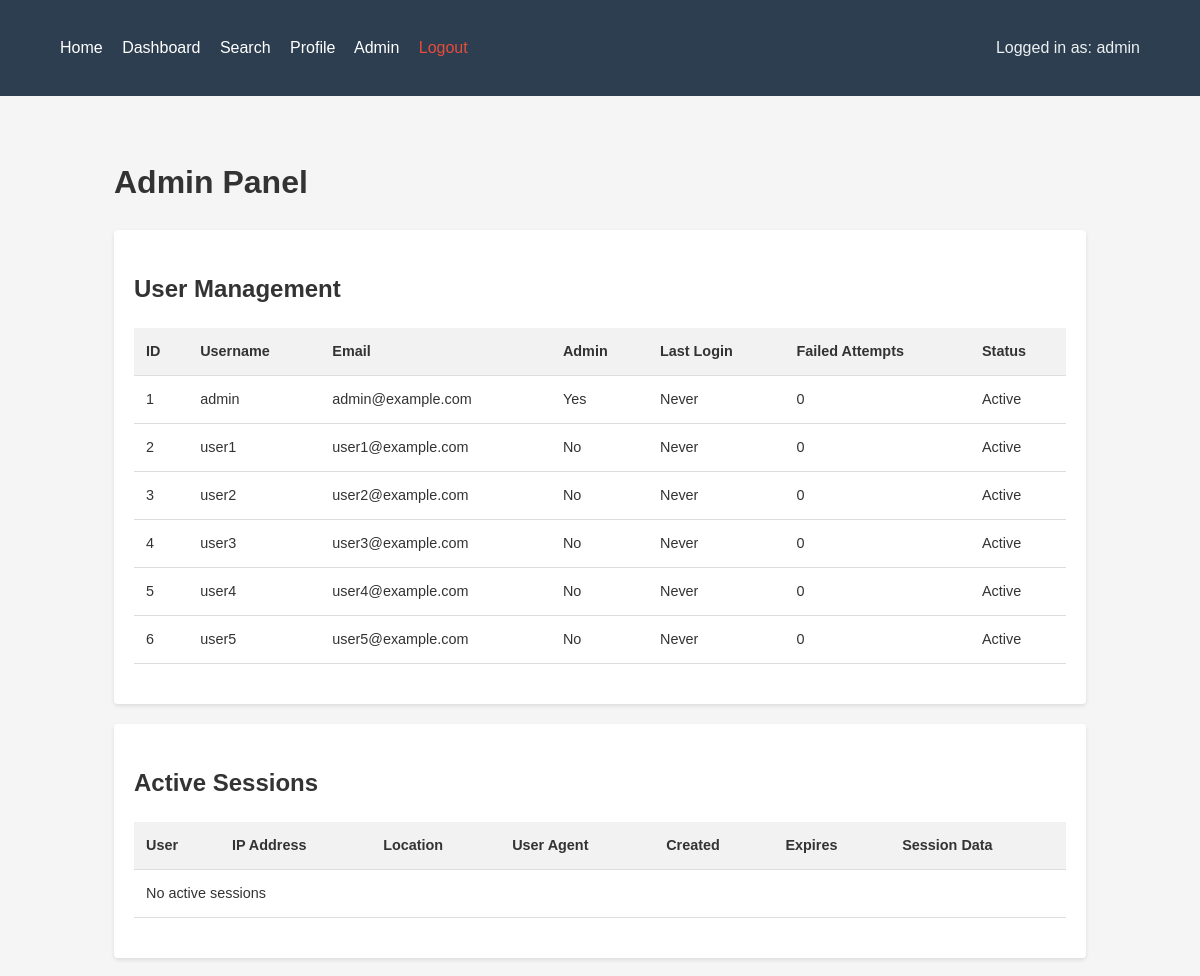
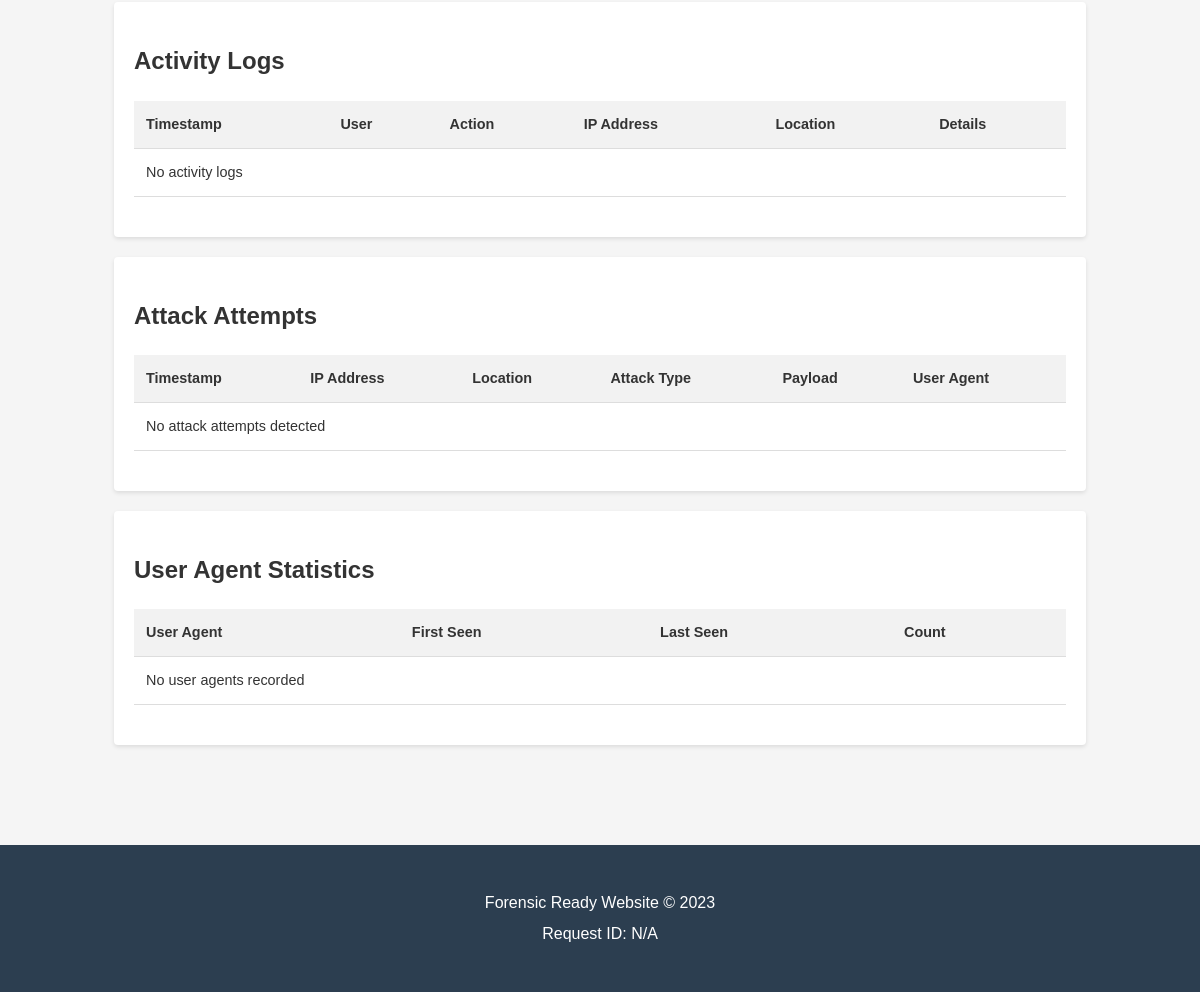
The page /admin (signed in) on the database its author committed (2 pictures, top to bottom).
### tables this page shows
CREATE TABLE users (
            id INTEGER PRIMARY KEY AUTOINCREMENT,
            username TEXT UNIQUE NOT NULL,
            password TEXT NOT NULL,
            email TEXT,
            is_admin INTEGER DEFAULT 0,
            last_login DATETIME,
            failed_attempts INTEGER DEFAULT 0,
            account_locked INTEGER DEFAULT 0,
            login_history TEXT DEFAULT '[]',
            bio TEXT DEFAULT ''
        );

### app.py (the view)
@app.route('/admin')
def admin():
    if 'username' not in session:
        abort(403)
    try:
        db = get_db()
        user = db.execute('SELECT is_admin FROM users WHERE id = ?', (session['user_id'],)).fetchone()
        if not user or not user['is_admin']:
            db.close()
            abort(403)
        users = db.execute('SELECT * FROM users').fetchall()
        sessions = db.execute('''
            SELECT us.*, u.username, u.is_admin
            FROM user_sessions us
            JOIN users u ON us.user_id = u.id
            WHERE us.expires_at > datetime('now')
        ''').fetchall()
        logs = db.execute('''
            SELECT al.*, u.username
            FROM activity_logs al
            LEFT JOIN users u ON al.user_id = u.id
            ORDER BY al.timestamp DESC LIMIT 100
        ''').fetchall()
        attacks = db.execute('SELECT * FROM attack_attempts ORDER BY timestamp DESC LIMIT 100').fetchall()
        user_agents = db.execute('''
            SELECT user_agent, MIN(timestamp) as first_seen,
                   MAX(timestamp) as last_seen, COUNT(*) as count
            FROM activity_logs
            GROUP BY user_agent
            ORDER BY count DESC
        ''').fetchall()
        db.close()
        return render_template(
            'admin.html',
            users=users,
            sessions=sessions,
            logs=logs,
            attacks=attacks,
            user_agents=user_agents
        )
    except Exception as e:
        app.logger.error(f"Admin panel error: {str(e)}")
        abort(500)

### app.py (called while the page is built)
def get_db():
    db = sqlite3.connect(app.config['DATABASE'])
    db.row_factory = sqlite3.Row
    return db

@app.before_request
def before_request():
    for key, value in request.values.items():
        if any(sql_keyword in str(value).lower() for sql_keyword in ['select', 'union', 'insert', 'delete', 'drop', '--']):
            log_attack_attempt(request.remote_addr, 'SQL Injection', value)
    if any(xss_keyword in str(request.values) for xss_keyword in ['<script>', 'javascript:', 'onerror=', 'onload=']):
        log_attack_attempt(request.remote_addr, 'XSS Attempt', str(request.values))
    try:
        db = get_db()
        db.execute('''
            DELETE FROM user_sessions
            WHERE expires_at < datetime('now')
        ''')
        db.commit()
        db.close()
    except Exception as e:
        app.logger.error(f"Error cleaning sessions: {str(e)}")

@app.after_request
def apply_security_headers(response):
    response.headers['X-Content-Type-Options'] = 'nosniff'
    response.headers['X-Frame-Options'] = 'SAMEORIGIN'
    response.headers['X-XSS-Protection'] = '1; mode=block'
    if not app.debug:
        response.headers['Strict-Transport-Security'] = 'max-age=31536000; includeSubDomains'
    response.headers['Content-Security-Policy'] = (
        "default-src 'self'; "
        "script-src 'self' 'unsafe-inline'; "
        "style-src 'self' 'unsafe-inline'; "
        "img-src 'self' data:"
    )
    return response

### templates/admin.html (shortened to what this page needs)
{% extends "base.html" %}
{% block content %}
    <div class="container">
        <h1 class="mt-4 mb-4">Admin Panel</h1>
        <div class="card mb-4">
            <div class="card-header">
                <h2>User Management</h2>
            </div>
            <div class="card-body">
                <div class="table-responsive">
                    <table class="table table-striped">
                        <thead>
                            <tr>
                                <th>ID</th>
                                <th>Username</th>
                                <th>Email</th>
                                <th>Admin</th>
                                <th>Last Login</th>
                                <th>Failed Attempts</th>
                                <th>Status</th>
                            </tr>
                        </thead>
                        <tbody>
                            {% for user in users %}
                            <tr>
                                <td>{{ user['id'] }}</td>
                                <td>{{ user['username'] }}</td>
                                <td>{{ user['email'] }}</td>
                                <td>{{ 'Yes' if user['is_admin'] else 'No' }}</td>
                                <td>{{ user['last_login'] or 'Never' }}</td>
                                <td>{{ user['failed_attempts'] }}</td>
                                <td>{{ 'Locked' if user['account_locked'] else 'Active' }}</td>
                            </tr>
                            {% endfor %}
                        </tbody>
                    </table>
                </div>
            </div>
        </div>
        <div class="card mb-4">
            <div class="card-header">
                <h2>Active Sessions</h2>
            </div>
            <div class="card-body">
                <div class="table-responsive">
                    <table class="table table-striped">
                        <thead>
                            <tr>
                                <th>User</th>
                                <th>IP Address</th>
                                <th>Location</th>
                                <th>User Agent</th>
                                <th>Created</th>
                                <th>Expires</th>
                                <th>Session Data</th>
                            </tr>
                        </thead>
                        <tbody>
                            {% for session in sessions %}
                            <tr>
                                <td>{{ session['username'] }} ({{ 'Admin' if session['is_admin'] else 'User' }})</td>
                                <td>{{ session['ip_address'] }}</td>
                                <td>
                                    {% set location = get_ip_geolocation(session['ip_address']) %}
                                    {{ location.city }}, {{ location.country }}
                                </td>
                                <td>{{ session['user_agent']|truncate(30) }}</td>
                                <td>{{ session['created_at'] }}</td>
                                <td>{{ session['expires_at'] }}</td>
                                <td>
                                    <button class="btn btn-sm btn-primary" type="button" data-toggle="collapse"
                                        data-target="#session-{{ loop.index }}" aria-expanded="false">
                                        View Session
                                    </button>
                                    <div class="collapse mt-2" id="session-{{ loop.index }}">
                                        <div class="card card-body">
                                            <pre>{{ session['session_data']|tojson(indent=2) }}</pre>
                                        </div>
                                    </div>
                                </td>
                            </tr>
                            {% else %}
                            <tr>
                                <td colspan="7" class="text-center">No active sessions</td>
                            </tr>
                            {% endfor %}
                        </tbody>
                    </table>
                </div>
            </div>
        </div>
        <div class="card mb-4">
            <div class="card-header">
                <h2>Activity Logs</h2>
            </div>
            <div class="card-body">
                <div class="table-responsive">
                    <table class="table table-striped">
                        <thead>
                            <tr>
                                <th>Timestamp</th>
                                <th>User</th>
                                <th>Action</th>
                                <th>IP Address</th>
                                <th>Location</th>
                                <th>Details</th>
                            </tr>
                        </thead>
                        <tbody>
                            {% for log in logs %}
                            <tr>
                                <td>{{ log['timestamp'] }}</td>
                                <td>{{ log['username'] or 'System' }}</td>
                                <td>{{ log['action'] }}</td>
                                <td>{{ log['ip_address'] }}</td>
                                <td>
                                    {% set location = get_ip_geolocation(log['ip_address']) %}
                                    {{ location.city }}, {{ location.country }}
                                </td>
                                <td>{{ log['details']|default('', true) }}</td>
                            </tr>
                            {% else %}
                            <tr>
                                <td colspan="6" class="text-center">No activity logs</td>
                            </tr>
                            {% endfor %}
                        </tbody>
                    </table>
                </div>
            </div>
        </div>
        <div class="card mb-4">
            <div class="card-header">
                <h2>Attack Attempts</h2>
            </div>
            <div class="card-body">
                <div class="table-responsive">
                    <table class="table table-striped">
                        <thead>
                            <tr>
                                <th>Timestamp</th>
                                <th>IP Address</th>
                                <th>Location</th>
                                <th>Attack Type</th>
                                <th>Payload</th>
                                <th>User Agent</th>
                            </tr>
                        </thead>
                        <tbody>
                            {% for attack in attacks %}
                            <tr>
                                <td>{{ attack['timestamp'] }}</td>
                                <td>{{ attack['ip_address'] }}</td>
                                <td>
                                    {% set location = get_ip_geolocation(attack['ip_address']) %}
                                    {{ location.city }}, {{ location.country }}
                                </td>
                                <td>{{ attack['attack_type'] }}</td>
                                <td>{{ attack['payload']|truncate(30) }}</td>
                                <td>{{ attack['user_agent']|truncate(30) }}</td>
                            </tr>
                            {% else %}
                            <tr>
                                <td colspan="6" class="text-center">No attack attempts detected</td>
                            </tr>
                            {% endfor %}
                        </tbody>
                    </table>
                </div>
            </div>
        </div>
        <div class="card mb-4">
            <div class="card-header">
                <h2>User Agent Statistics</h2>
            </div>
            <div class="card-body">
                <div class="table-responsive">
                    <table class="table table-striped">
                        <thead>
                            <tr>
                                <th>User Agent</th>
                                <th>First Seen</th>
                                <th>Last Seen</th>
                                <th>Count</th>
                            </tr>
                        </thead>
                        <tbody>
                            {% for ua in user_agents %}
                            <tr>
                                <td>{{ ua['user_agent']|truncate(50) }}</td>
                                <td>{{ ua['first_seen'] }}</td>
                                <td>{{ ua['last_seen'] }}</td>
                                <td>{{ ua['count'] }}</td>
                            </tr>
                            {% else %}
                            <tr>
                                <td colspan="4" class="text-center">No user agents recorded</td>
                            </tr>
                            {% endfor %}
                        </tbody>
                    </table>
                </div>
            </div>
        </div>
    </div>
{% endblock %}

### templates/base.html (shortened to what this page needs)
<!DOCTYPE html>
<html lang="en">
<head>
    <link rel="stylesheet" href="{{ url_for('static', filename='style.css') }}">
</head>
<body>
    <nav>
        <div class="container">
            <a href="{{ url_for('index') }}">Home</a>
            {% if 'username' in session %}
                <a href="{{ url_for('dashboard') }}">Dashboard</a>
                <a href="{{ url_for('search') }}">Search</a>
                <a href="{{ url_for('profile') }}">Profile</a>
                {% if session.get('is_admin') %}
                    <a href="{{ url_for('admin') }}">Admin</a>
                {% endif %}
                <a href="{{ url_for('logout') }}" class="logout">Logout</a>
                <span class="user">Logged in as: {{ session['username'] }}</span>
            {% else %}
                <a href="{{ url_for('login') }}">Login</a>
            {% endif %}
        </div>
    </nav>
    <div class="container">
        {% block content %}{% endblock %}
    </div>
    <footer>
        <div class="container">
            <p>Forensic Ready Website &copy; 2023</p>
            <p>Request ID: {{ request.headers.get('X-Request-ID', 'N/A') }}</p>
        </div>
    </footer>
</body>
</html>

### static/style.css (style rules this page uses)
body { font-family: Arial, sans-serif; line-height: 1.6; margin: 0; padding: 0; color: #333; background-color: #f5f5f5; }
.container { width: 90%; max-width: 1200px; margin: 0 auto; padding: 20px; }
nav { background-color: #2c3e50; color: white; padding: 15px 0; }
nav a { color: white; text-decoration: none; margin-right: 15px; }
nav .logout { color: #e74c3c; }
nav .user { float: right; color: #ecf0f1; }
.card { background-color: white; border-radius: 4px; padding: 20px; margin-bottom: 20px; box-shadow: 0 2px 4px rgba(0,0,0,0.1); }
table { width: 100%; border-collapse: collapse; margin-bottom: 20px; }
th, td { padding: 12px; text-align: left; border-bottom: 1px solid #ddd; }
th { background-color: #f2f2f2; }
footer { background-color: #2c3e50; color: white; text-align: center; padding: 20px 0; margin-top: 40px; }
footer p { margin: 5px 0; }
table { font-size: 0.9em; }
table th { white-space: nowrap; }

### rows shown on the page
users: username "admin", id "1", email "admin@example.com", is_admin "Yes", user "Never", failed_attempts "0", account_locked "Active"
users: id "2", username "user1", email "user1@example.com", is_admin "No", user "Never", failed_attempts "0", account_locked "Active"
users: id "3", username "user2", email "user2@example.com", is_admin "No", user "Never", failed_attempts "0", account_locked "Active"
users: id "4", username "user3", email "user3@example.com", is_admin "No", user "Never", failed_attempts "0", account_locked "Active"
users: id "5", username "user4", email "user4@example.com", is_admin "No", user "Never", failed_attempts "0", account_locked "Active"
users: id "6", username "user5", email "user5@example.com", is_admin "No", user "Never", failed_attempts "0", account_locked "Active"

### other values the page prints
{{ request.headers.get('X-Request-ID', 'N/A') }} "N/A"
